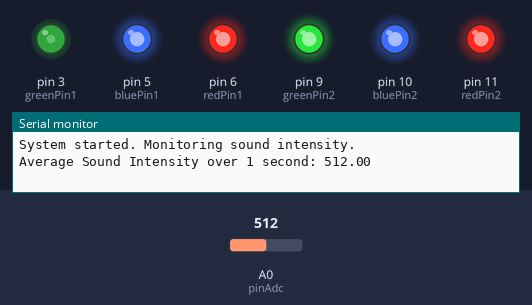
A sketch run on a simulated Arduino Uno, built with avr-gcc and run on an emulated ATmega328P. Parts: output pins drawn as LEDs (lit = HIGH), the last lines printed to the serial monitor. The inputs (shaded band) are chosen by the test bench; at power-on: A0 (pinAdc) = 512.

Above: at 1.2 s.
1.3 s: A0 (pinAdc) set to 122
At 3.3 s:
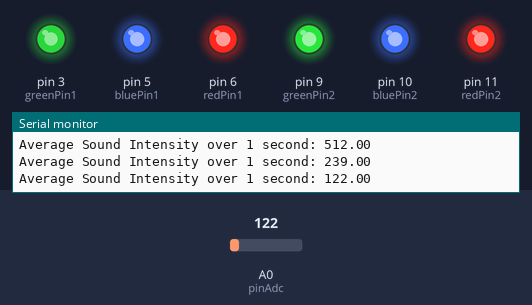
4.3 s: A0 (pinAdc) set to 306
7.3 s: A0 (pinAdc) set to 511
At 10.1 s:
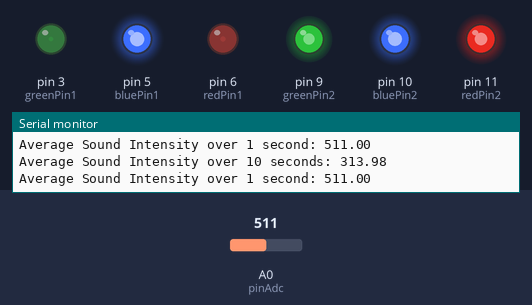
10.3 s: A0 (pinAdc) set to 0
13.3 s: A0 (pinAdc) set to 716
At 18.3 s:
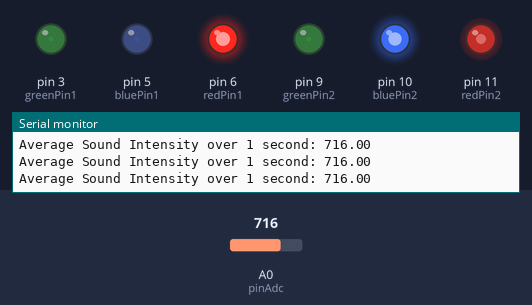
Timing chart, 0 to 22.7 s (numbered marks = the images above; inputs shaded):
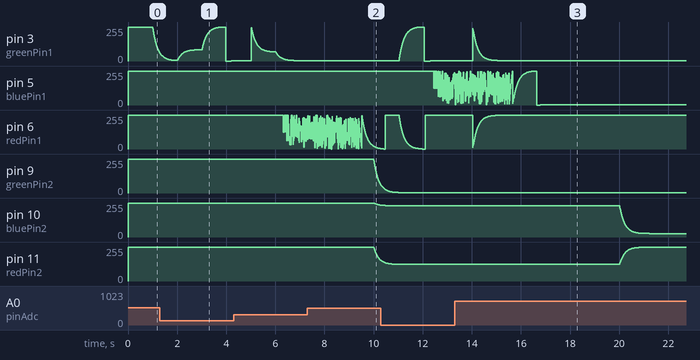

Measured:
- after the input at 7.3 s, pin 10 (bluePin2): moves from 255/255 to 239/255 over 0.28 s, starting after 2.7 s
- after the input at 13.3 s, pin 9 (greenPin2): stays 2/255 (without the input it goes to 15/255 after 6.7 s)

The sketch:

a1_sound_intensity_to_rgb.ino
```cpp
const int pinAdc = A0;  // Pin connected to the Grove Sound Sensor
unsigned long lastCheckTime = 0;  // Time of the last averaged check (1 second)
unsigned long lastSampleTime = 0;  // Time of the last individual sample
unsigned long lastAverageCheckTime = 0;  // Time of the last 10-second average check
const unsigned long checkInterval = 1000;  // 1-second interval for averaging
const unsigned long averageInterval = 10000;  // 10-second interval for calculating average
const unsigned long sampleInterval = 50;  // Sampling sound every 50ms for better accuracy
float secondSoundSum = 0;  // Sum of sound intensities for averaging in 1 second
int secondSampleCount = 0;  // Count of samples for 1-second averaging
float soundSum = 0;  // Sum of sound intensities for averaging over 10 seconds
int sampleCount = 0;  // Count of samples for 10-second averaging

// RGB LED pin assignments for seamless intensity color (every second)
const int redPin1 = 6;
const int greenPin1 = 3;
const int bluePin1 = 5;

// RGB LED pin assignments for average intensity color (every 10 seconds)
const int redPin2 = 11;
const int greenPin2 = 9;
const int bluePin2 = 10;

// Fade speed control (dynamically changes based on sound intensity)
float fadeSpeed = 0.05;  // Default speed

// Current RGB values for both sets of LEDs
float currentRed1 = 0, currentGreen1 = 0, currentBlue1 = 0;
float currentRed2 = 0, currentGreen2 = 0, currentBlue2 = 0;

// Helper function to set RGB color for LEDs
void setLEDColor(int redPin, int greenPin, int bluePin, float redValue, float greenValue, float blueValue) {
    analogWrite(redPin, 255 - int(redValue));  // Invert value for common cathode LEDs
    analogWrite(greenPin, 255 - int(greenValue));
    analogWrite(bluePin, 255 - int(blueValue));
}

// Logarithmic mapping function to scale intensity
float logarithmicMap(float value, float minInput, float maxInput, float minOutput, float maxOutput) {
    value = constrain(value + 1, minInput, maxInput);  // Avoid log(0)

    // Calculate logarithmic scaling (logarithm base 10)
    float logMin = log10(minInput + 1);
    float logMax = log10(maxInput + 1);
    float logValue = log10(value);

    // Linearly map the logarithmic value to the output range
    return minOutput + (logValue - logMin) * (maxOutput - minOutput) / (logMax - logMin);
}

// Function to map sound intensity to target RGB values using a logarithmic scale
void getTargetColorFromIntensity(float intensity, float &redValue, float &greenValue, float &blueValue) {
    // Map the sound intensity using logarithmic scaling
    redValue = logarithmicMap(intensity, 0, 150, 0, 255);   // Red for low intensity
    greenValue = logarithmicMap(intensity, 151, 300, 0, 255); // Green for medium intensity
    redValue = logarithmicMap(intensity, 250, 400, 255, 0); // Red for high intensity
    blueValue = logarithmicMap(intensity, 301, 500, 0, 255); // Blue for high intensity
}

// Dynamically adjust fade speed based on sound intensity
void adjustFadeSpeed(float intensity) {
    fadeSpeed = map(intensity, 0, 500, 0.05, 0.5);  // Faster fade for higher intensities
    fadeSpeed = constrain(fadeSpeed, 0.05, 0.5);  // Set boundaries for the fade speed
}

// Function to gradually fade between current and target color values
void fadeToTargetColor(float &currentRed, float &currentGreen, float &currentBlue, float targetRed, float targetGreen, float targetBlue) {
    currentRed += (targetRed - currentRed) * fadeSpeed;
    currentGreen += (targetGreen - currentGreen) * fadeSpeed;
    currentBlue += (targetBlue - currentBlue) * fadeSpeed;
}

// Setup function to initialize the system
void setup() {
    Serial.begin(115200);  // Begin serial communication at 115200 baud rate

    // Initialize the RGB LED pins as output for both sets of LEDs
    pinMode(redPin1, OUTPUT);
    pinMode(greenPin1, OUTPUT);
    pinMode(bluePin1, OUTPUT);
    pinMode(redPin2, OUTPUT);
    pinMode(greenPin2, OUTPUT);
    pinMode(bluePin2, OUTPUT);

    Serial.println("System started. Monitoring sound intensity.");
}

void loop() {
    unsigned long currentMillis = millis();

    // Variables for target colors
    float targetRed1, targetGreen1, targetBlue1;
    float targetRed2, targetGreen2, targetBlue2;

    // Continuously sample sound every 50 ms to accumulate readings within the second
    if (currentMillis - lastSampleTime >= sampleInterval) {
        lastSampleTime = currentMillis;

        // Read the sound intensity
        float soundIntensity = analogRead(pinAdc);

        // Accumulate sound for the current second
        secondSoundSum += soundIntensity;
        secondSampleCount++;
    }

    // Every second, calculate the average intensity for the past second
    if (currentMillis - lastCheckTime >= checkInterval) {
        lastCheckTime = currentMillis;  // Update the last check time

        // Calculate average sound intensity over the previous second
        if (secondSampleCount > 0) {
            float secondAverageIntensity = secondSoundSum / secondSampleCount;
            Serial.print("Average Sound Intensity over 1 second: ");
            Serial.println(secondAverageIntensity);

            // Adjust fade speed based on intensity
            adjustFadeSpeed(secondAverageIntensity);

            // Set target color based on this average intensity for first set of LEDs
            getTargetColorFromIntensity(secondAverageIntensity, targetRed1, targetGreen1, targetBlue1);

            // Accumulate for 10-second average
            soundSum += secondAverageIntensity;
            sampleCount++;
        }

        // Reset second-sampling accumulators for the next second
        secondSoundSum = 0;
        secondSampleCount = 0;
    }

    // Check the average sound intensity every 10 seconds (for second LED set)
    if (currentMillis - lastAverageCheckTime >= averageInterval) {
        lastAverageCheckTime = currentMillis;  // Update the last check time for average

        if (sampleCount > 0) {  // Ensure we don't divide by zero
            // Calculate the average sound intensity over the last 10 seconds
            float averageIntensity = soundSum / sampleCount;
            Serial.print("Average Sound Intensity over 10 seconds: ");
            Serial.println(averageIntensity);

            // Set target color based on average sound intensity for second set of LEDs
            getTargetColorFromIntensity(averageIntensity, targetRed2, targetGreen2, targetBlue2);

            // Reset sound sum and sample count for the next 10-second interval
            soundSum = 0;
            sampleCount = 0;
        } else {
            Serial.println("No samples collected in the last 10 seconds.");
        }
    }

    // Gradually fade both sets of LEDs to their respective target colors
    fadeToTargetColor(currentRed1, currentGreen1, currentBlue1, targetRed1, targetGreen1, targetBlue1);
    setLEDColor(redPin1, greenPin1, bluePin1, currentRed1, currentGreen1, currentBlue1);

    fadeToTargetColor(currentRed2, currentGreen2, currentBlue2, targetRed2, targetGreen2, targetBlue2);
    setLEDColor(redPin2, greenPin2, bluePin2, currentRed2, currentGreen2, currentBlue2);

    delay(10);  // Small delay to stabilize readings and make the fading effect smooth
}
```
